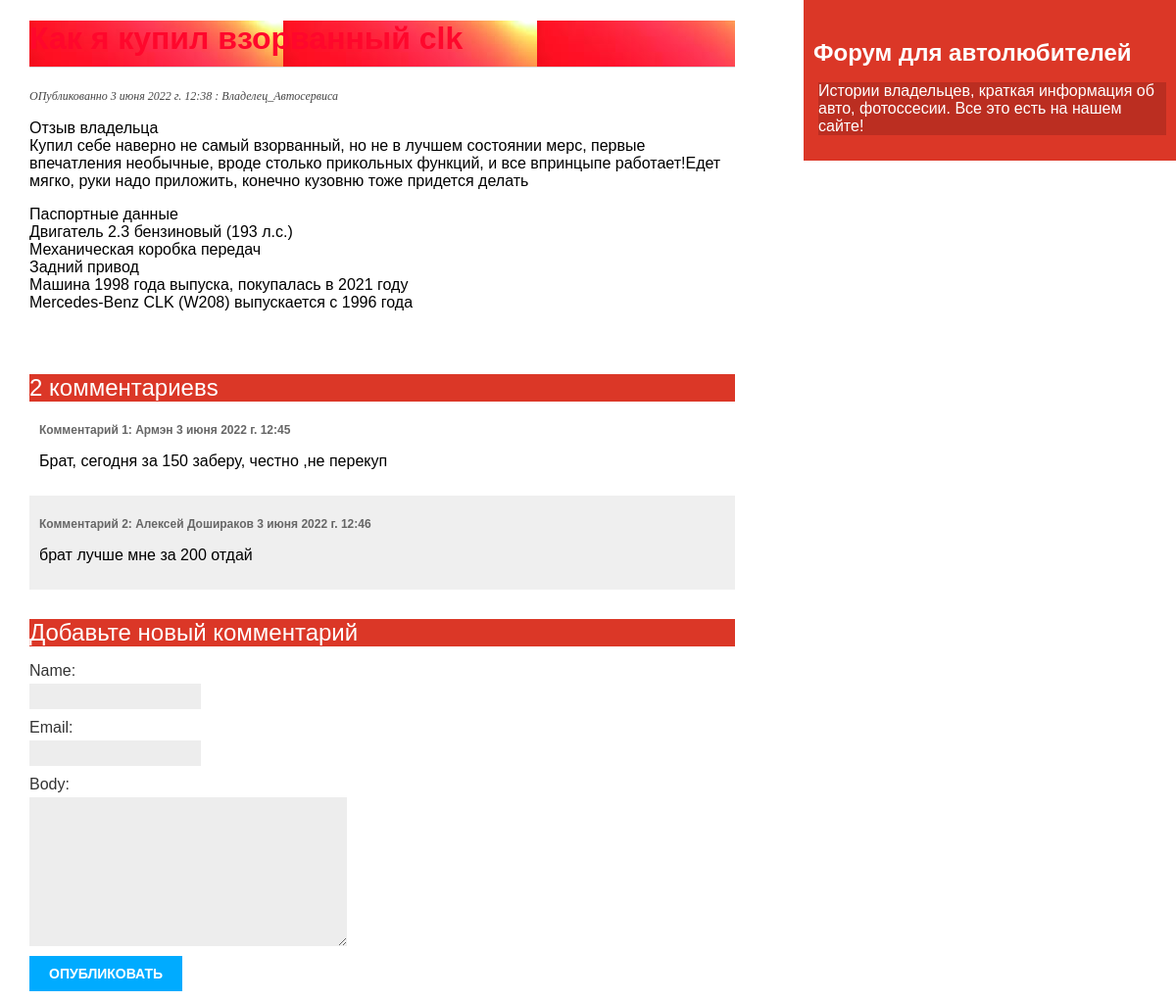
The app's page /blog/2022/6/3/kak-ya-kupil-vzorvannyj-clk/ with its own data.
### blog/models.py (models this page shows, shortened)
class Post(models.Model):
    class Status(models.TextChoices):
        DRAFT = 'DF', 'Draft'
        PUBLISHED = 'PB', 'Published'
    title = models.CharField(max_length=250)
    slug = models.SlugField(max_length=250,
                            unique_for_date='publish')
    author = models.ForeignKey(User,
                               on_delete=models.CASCADE,
                               related_name='blog_posts')
    body = models.TextField()
    publish = models.DateTimeField(default=timezone.now)
    created = models.DateTimeField(auto_now_add=True)
    updated = models.DateTimeField(auto_now=True)
    status = models.CharField(max_length=2,
                              choices=Status.choices,
                              default=Status.DRAFT)
    objects = models.Manager() # The default manager.
    published = PublishedManager() # Our custom manager.
    class Meta:
        ordering = ['-publish']
        indexes = [
            models.Index(fields=['-publish']),
        ]

class Comment(models.Model):
    post = models.ForeignKey(Post,
                             on_delete=models.CASCADE,
                             related_name='comments')
    name = models.CharField(max_length=80)
    email = models.EmailField()
    body = models.TextField()
    created = models.DateTimeField(auto_now_add=True)
    updated = models.DateTimeField(auto_now=True)
    active = models.BooleanField(default=True)
    class Meta:
        ordering = ['created']
        indexes = [
            models.Index(fields=['created']),
        ]

### blog/views.py (the view)
def post_detail(request, year, month, day, post):
    post = get_object_or_404(Post,
                             status=Post.Status.PUBLISHED,
                             slug=post,
                             publish__year=year,
                             publish__month=month,
                             publish__day=day)
    comments = post.comments.filter(active=True)
    form = CommentForm()
    return render(request,
                  'blog/post/detail.html',
                  {'post': post,
                   'comments': comments,
                   'form': form})

### blog/forms.py
class CommentForm(forms.ModelForm):
    class Meta:
        model = Comment
        fields = ['name', 'email', 'body']

### blog/templates/blog/post/detail.html (shortened to what this page needs)
{% extends "blog/base.html" %}
{% block content %}
  <h1>{{ post.title }}</h1>
  <p class="date">
    ОПубликованно {{ post.publish }} : {{ post.author }}
  </p>
  {{ post.body|linebreaks }}
  <p>
    <a href="{% url "blog:post_share" post.id %}">
    </a>
  </p>
  {% with comments.count as total_comments %}
    <h2>
      {{ total_comments }} комментариев{{ total_comments|pluralize }}
    </h2>
  {% endwith %}
  {% for comment in comments %}
    <div class="comment">
      <p class="info">
        Комментарий {{ forloop.counter }}: {{ comment.name }}
        {{ comment.created }}
      </p>
      {{ comment.body|linebreaks }}
    </div>
  {% empty %}
    <p>Комментариев ещё нет. Стань первым кто его напишет!)</p>
  {% endfor %}
  {% include "blog/post/includes/comment_form.html" %}
{% endblock %}

### blog/static/css/blog.css (style rules this page uses)
body { margin:0; padding:0; font-family:helvetica, sans-serif; background-color: #ffffff; }
a { color:#fff; text-decoration:none; margin-left: 20px; }
h1 { font-weight:bold; border-bottom:1px solid rgb(221, 221, 221); padding:0 0 10px 0; color: #ff072c; background-color: #ffffff; background-image:url(gradient.jpg); }
h2 { font-weight:normal; margin:30px 0 0; color:#000000; }
#content h2 { background-color:#db3727; color: #fff; }
p.date { color:rgb(69, 69, 69); font-family: georgia, serif; font-size: 12px; font-style: italic; }
label { float:left; clear:both; color:#333; margin-bottom:4px; }
input, textarea { clear:both; float:left; margin:0 0 10px; background:#ededed; border:0; padding:6px 10px; font-size:12px; }
.comment { padding:10px; }
.comment:nth-child(even) { background:#efefef; }
.comment .info { font-weight:bold; font-size:12px; color:#666; }

### records on screen
Post: title "Как я купил взорванный clk", publish "3 июня 2022 г. 12:38", author "Владелец_Автосервиса", body "Отзыв владельца Купил себе наверно не самый взорванный, но не в лучшем состоянии мерс, первые впечатления необычные, вроде столько прикольных функций, и все впринцыпе работает!Едет мягко, руки надо приложить, конечно кузовню тоже придется делать Паспортные данные Двигатель 2.3 бензиновый (193 л.с.) Механическая коробка передач Задний привод Машина 1998 года выпуска, покупалась в 2021 году Mercedes-Benz CLK (W208) выпускается с 1996 года"
Comment: name "Армэн", created "3 июня 2022 г. 12:45", body "Брат, сегодня за 150 заберу, честно ,не перекуп"
Comment: name "Алексей Дошираков", created "3 июня 2022 г. 12:46", body "брат лучше мне за 200 отдай"

### other values on screen
{{ total_comments }} "2"
